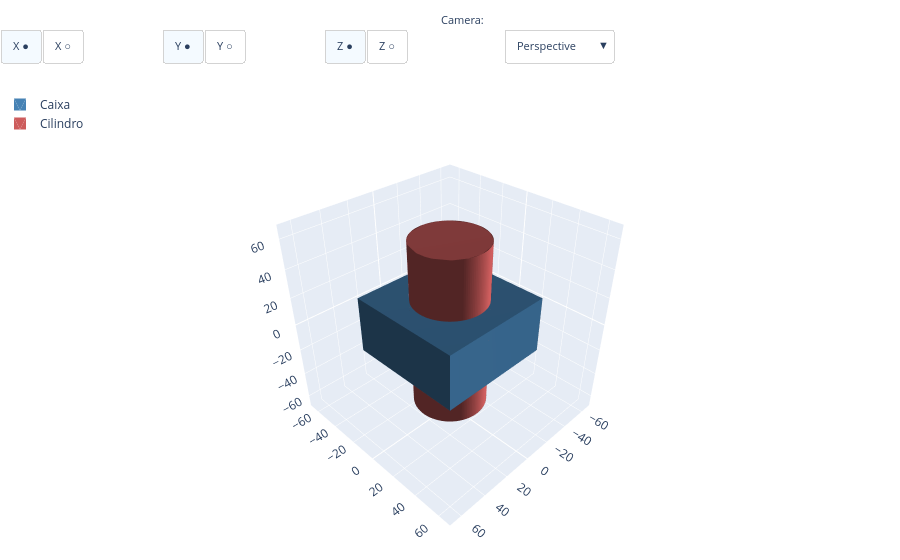

Notebook source saved alongside this figure:
### Markdown cell above
### Modo técnico — eixos visíveis (padrão)

### Code cell
show([caixa, cilindro], names=["Caixa", "Cilindro"])

### Figure 1 — Plotly figure (JSON) as saved in the notebook; plotly's stock layout.template omitted (floating-point values rounded to 4 significant figures; data arrays with more than 128 entries replaced by an {"elided": "..."} marker saying what was removed)
{"data": [{"color": "steelblue", "flatshading": true, "i": [1, 1, 5, 5, 11, 11, 15, 15, 19, 19, 23, 23], "j": [2, 3, 4, 6, 8, 10, 13, 12, 16, 18, 21, 20], "k": [0, 2, 6, 7, 9, 8, 12, 14, 17, 16, 20, 22], "lighting": {"ambient": 0.4, "diffuse": 0.8, "specular": 0.2}, "name": "Caixa", "opacity": 1, "showlegend": true, "type": "mesh3d", "x": [-40, -40, -40, -40, 40, 40, 40, 40, -40, 40, -40, 40, -40, 40, -40, 40, -40, -40, 40, 40, -40, -40, 40, 40], "y": [-40, -40, 40, 40, -40, -40, 40, 40, -40, -40, -40, -40, 40, 40, 40, 40, -40, 40, -40, 40, -40, 40, -40, 40], "z": [-20, 20, -20, 20, -20, 20, -20, 20, -20, -20, 20, 20, -20, -20, 20, 20, -20, -20, -20, -20, 20, 20, 20, 20]}, {"color": "indianred", "flatshading": true, "i": {"elided": "500 int values"}, "j": {"elided": "500 int values"}, "k": {"elided": "500 int values"}, "lighting": {"ambient": 0.4, "diffuse": 0.8, "specular": 0.2}, "name": "Cilindro", "opacity": 1, "showlegend": true, "type": "mesh3d", "x": {"elided": "506 float values"}, "y": {"elided": "506 float values"}, "z": {"elided": "506 int values"}}], "layout": {"annotations": [{"font": {"size": 11}, "showarrow": false, "text": "Axes:", "x": -0.01, "xanchor": "right", "xref": "paper", "y": 1.17, "yref": "paper"}, {"font": {"size": 11}, "showarrow": false, "text": "Camera:", "x": 0.54, "xanchor": "right", "xref": "paper", "y": 1.17, "yref": "paper"}], "legend": {"x": 0, "y": 1}, "margin": {"b": 0, "l": 0, "r": 0, "t": 90}, "scene": {"aspectmode": "manual", "aspectratio": {"x": 1, "y": 1, "z": 1}, "camera": {"eye": {"x": 1.5, "y": 1.5, "z": 1.5}, "projection": {"type": "perspective"}, "up": {"x": 0, "y": 0, "z": 1}}, "xaxis": {"backgroundcolor": "rgb(230, 236, 245)", "gridcolor": "white", "gridwidth": 1, "range": [-69, 69], "showbackground": true, "showgrid": true, "showline": false, "showspikes": true, "showticklabels": true, "title": {"text": ""}, "zeroline": true, "zerolinecolor": "white", "zerolinewidth": 2}, "yaxis": {"backgroundcolor": "rgb(230, 236, 245)", "gridcolor": "white", "gridwidth": 1, "range": [-69, 69], "showbackground": true, "showgrid": true, "showline": false, "showspikes": true, "showticklabels": true, "title": {"text": ""}, "zeroline": true, "zerolinecolor": "white", "zerolinewidth": 2}, "zaxis": {"backgroundcolor": "rgb(230, 236, 245)", "gridcolor": "white", "gridwidth": 1, "range": [-69, 69], "showbackground": true, "showgrid": true, "showline": false, "showspikes": true, "showticklabels": true, "title": {"text": ""}, "zeroline": true, "zerolinecolor": "white", "zerolinewidth": 2}}, "updatemenus": [{"active": 0, "bgcolor": "white", "bordercolor": "lightgray", "buttons": [{"args": [{"scene.xaxis": {"backgroundcolor": "rgb(230, 236, 245)", "gridcolor": "white", "gridwidth": 1, "range": [-69, 69], "showbackground": true, "showgrid": true, "showline": false, "showspikes": true, "showticklabels": true, "title": {"text": ""}, "zeroline": true, "zerolinecolor": "white", "zerolinewidth": 2}}], "label": "X ●", "method": "relayout"}, {"args": [{"scene.xaxis": {"range": [-69, 69], "showbackground": false, "showgrid": false, "showline": false, "showspikes": false, "showticklabels": false, "title": {"text": ""}, "zeroline": false}}], "label": "X ○", "method": "relayout"}], "direction": "right", "font": {"size": 11}, "showactive": true, "type": "buttons", "x": 0, "xanchor": "left", "y": 1.13, "yanchor": "top"}, {"active": 0, "bgcolor": "white", "bordercolor": "lightgray", "buttons": [{"args": [{"scene.yaxis": {"backgroundcolor": "rgb(230, 236, 245)", "gridcolor": "white", "gridwidth": 1, "range": [-69, 69], "showbackground": true, "showgrid": true, "showline": false, "showspikes": true, "showticklabels": true, "title": {"text": ""}, "zeroline": true, "zerolinecolor": "white", "zerolinewidth": 2}}], "label": "Y ●", "method": "relayout"}, {"args": [{"scene.yaxis": {"range": [-69, 69], "showbackground": false, "showgrid": false, "showline": false, "showspikes": false, "showticklabels": false, "title": {"text": ""}, "zeroline": false}}], "label": "Y ○", "method": "relayout"}], "direction": "right", "font": {"size": 11}, "showactive": true, "type": "buttons", "x": 0.18, "xanchor": "left", "y": 1.13, "yanchor": "top"}, {"active": 0, "bgcolor": "white", "bordercolor": "lightgray", "buttons": [{"args": [{"scene.zaxis": {"backgroundcolor": "rgb(230, 236, 245)", "gridcolor": "white", "gridwidth": 1, "range": [-69, 69], "showbackground": true, "showgrid": true, "showline": false, "showspikes": true, "showticklabels": true, "title": {"text": ""}, "zeroline": true, "zerolinecolor": "white", "zerolinewidth": 2}}], "label": "Z ●", "method": "relayout"}, {"args": [{"scene.zaxis": {"range": [-69, 69], "showbackground": false, "showgrid": false, "showline": false, "showspikes": false, "showticklabels": false, "title": {"text": ""}, "zeroline": false}}], "label": "Z ○", "method": "relayout"}], "direction": "right", "font": {"size": 11}, "showactive": true, "type": "buttons", "x": 0.36, "xanchor": "left", "y": 1.13, "yanchor": "top"}, {"active": 0, "bgcolor": "white", "bordercolor": "lightgray", "buttons": [{"args": [{"scene.aspectmode": "manual", "scene.aspectratio": {"x": 1, "y": 1, "z": 1}, "scene.camera": {"eye": {"x": 1.5, "y": 1.5, "z": 1.5}, "projection": {"type": "perspective"}, "up": {"x": 0, "y": 0, "z": 1}}}], "label": "Perspective", "method": "relayout"}, {"args": [{"scene.aspectmode": "manual", "scene.aspectratio": {"x": 1, "y": 1, "z": 1}, "scene.camera": {"eye": {"x": 2.5, "y": 2.5, "z": 2.5}, "projection": {"type": "orthographic"}, "up": {"x": 0, "y": 0, "z": 1}}}], "label": "Orthographic", "method": "relayout"}], "direction": "down", "font": {"size": 11}, "showactive": true, "type": "dropdown", "x": 0.56, "xanchor": "left", "y": 1.13, "yanchor": "top"}]}}
